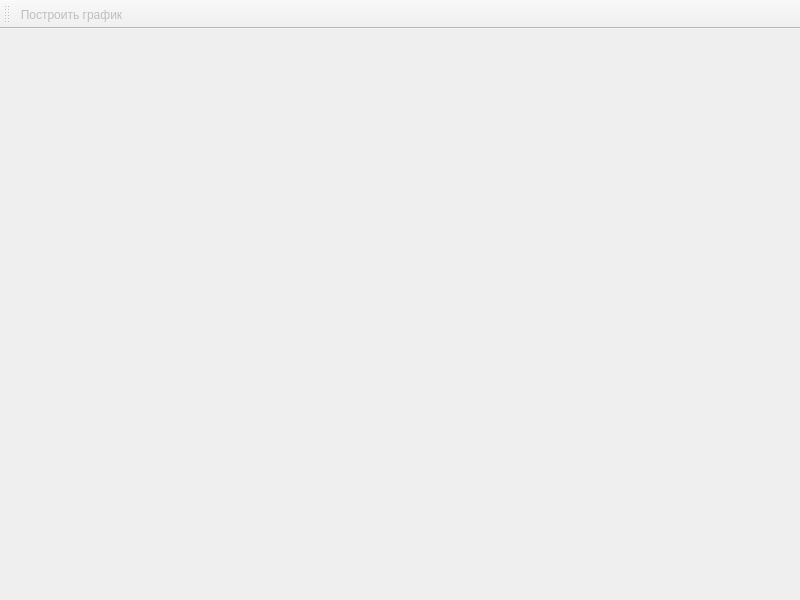
<?xml version="1.0" encoding="UTF-8"?>
<ui version="4.0">
 <class>GraphWindow</class>
 <widget class="QMainWindow" name="GraphWindow">
  <property name="windowModality">
   <enum>Qt::ApplicationModal</enum>
  </property>
  <property name="geometry">
   <rect>
    <x>0</x>
    <y>0</y>
    <width>800</width>
    <height>600</height>
   </rect>
  </property>
  <property name="contextMenuPolicy">
   <enum>Qt::NoContextMenu</enum>
  </property>
  <property name="windowTitle">
   <string>MainWindow</string>
  </property>
  <property name="windowOpacity">
   <double>0.000000000000000</double>
  </property>
  <property name="statusTip">
   <string>12312312</string>
  </property>
  <widget class="QWidget" name="centralwidget"/>
  <widget class="QToolBar" name="toolBar">
   <property name="contextMenuPolicy">
    <enum>Qt::NoContextMenu</enum>
   </property>
   <property name="windowTitle">
    <string>toolBar</string>
   </property>
   <property name="allowedAreas">
    <set>Qt::BottomToolBarArea|Qt::TopToolBarArea</set>
   </property>
   <property name="floatable">
    <bool>false</bool>
   </property>
   <attribute name="toolBarArea">
    <enum>TopToolBarArea</enum>
   </attribute>
   <attribute name="toolBarBreak">
    <bool>false</bool>
   </attribute>
   <addaction name="action_create_graph"/>
  </widget>
  <action name="action_create_graph">
   <property name="checkable">
    <bool>false</bool>
   </property>
   <property name="enabled">
    <bool>false</bool>
   </property>
   <property name="text">
    <string>Построить график</string>
   </property>
   <property name="shortcut">
    <string>Ctrl+K</string>
   </property>
   <property name="menuRole">
    <enum>QAction::NoRole</enum>
   </property>
  </action>
 </widget>
 <resources/>
 <connections/>
</ui>
